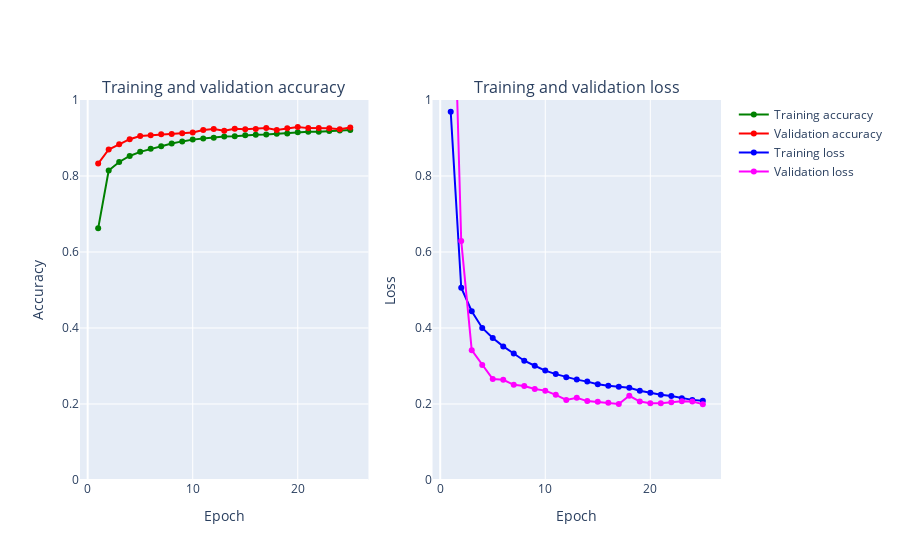

This figure's notebook cell:
### Code cell
plot_accuracy_and_loss(model_2_data_augmented)

### Figure 1 — Plotly figure (JSON) as saved in the notebook; plotly's stock layout.template omitted (floating-point values rounded to 4 significant figures)
{"data": [{"marker": {"color": "Green"}, "mode": "markers+lines", "name": "Training accuracy", "text": ["1", "2", "3", "4", "5", "6", "7", "8", "9", "10", "11", "12", "13", "14", "15", "16", "17", "18", "19", "20", "21", "22", "23", "24", "25"], "type": "scatter", "x": [1, 2, 3, 4, 5, 6, 7, 8, 9, 10, 11, 12, 13, 14, 15, 16, 17, 18, 19, 20, 21, 22, 23, 24, 25], "xaxis": "x", "y": [0.6623, 0.8144, 0.8369, 0.8527, 0.8636, 0.8716, 0.8781, 0.8857, 0.8911, 0.8957, 0.8984, 0.9007, 0.9042, 0.9043, 0.9073, 0.9086, 0.9095, 0.9114, 0.9122, 0.915, 0.9162, 0.9166, 0.9184, 0.9201, 0.921], "yaxis": "y"}, {"marker": {"color": "Red"}, "mode": "markers+lines", "name": "Validation accuracy", "text": ["1", "2", "3", "4", "5", "6", "7", "8", "9", "10", "11", "12", "13", "14", "15", "16", "17", "18", "19", "20", "21", "22", "23", "24", "25"], "type": "scatter", "x": [1, 2, 3, 4, 5, 6, 7, 8, 9, 10, 11, 12, 13, 14, 15, 16, 17, 18, 19, 20, 21, 22, 23, 24, 25], "xaxis": "x", "y": [0.8326, 0.8698, 0.8834, 0.8968, 0.9052, 0.9072, 0.9098, 0.9102, 0.9122, 0.9146, 0.921, 0.9234, 0.9192, 0.9242, 0.9232, 0.924, 0.9264, 0.9208, 0.9256, 0.9292, 0.926, 0.9264, 0.9256, 0.923, 0.9276], "yaxis": "y"}, {"marker": {"color": "Blue"}, "mode": "markers+lines", "name": "Training loss", "text": ["1", "2", "3", "4", "5", "6", "7", "8", "9", "10", "11", "12", "13", "14", "15", "16", "17", "18", "19", "20", "21", "22", "23", "24", "25"], "type": "scatter", "x": [1, 2, 3, 4, 5, 6, 7, 8, 9, 10, 11, 12, 13, 14, 15, 16, 17, 18, 19, 20, 21, 22, 23, 24, 25], "xaxis": "x2", "y": [0.9689, 0.506, 0.4443, 0.4001, 0.3738, 0.3516, 0.3328, 0.3138, 0.3006, 0.2879, 0.2786, 0.2707, 0.2642, 0.2589, 0.252, 0.2478, 0.2454, 0.2427, 0.2348, 0.2294, 0.2242, 0.2208, 0.2154, 0.2108, 0.2083], "yaxis": "y2"}, {"marker": {"color": "Magenta"}, "mode": "markers+lines", "name": "Validation loss", "text": ["1", "2", "3", "4", "5", "6", "7", "8", "9", "10", "11", "12", "13", "14", "15", "16", "17", "18", "19", "20", "21", "22", "23", "24", "25"], "type": "scatter", "x": [1, 2, 3, 4, 5, 6, 7, 8, 9, 10, 11, 12, 13, 14, 15, 16, 17, 18, 19, 20, 21, 22, 23, 24, 25], "xaxis": "x2", "y": [1.608, 0.6291, 0.3417, 0.3025, 0.2657, 0.2636, 0.2505, 0.2474, 0.2393, 0.2352, 0.2241, 0.2105, 0.2163, 0.2077, 0.2058, 0.2036, 0.2002, 0.2215, 0.2064, 0.2018, 0.2023, 0.2048, 0.207, 0.2064, 0.1996], "yaxis": "y2"}], "layout": {"annotations": [{"font": {"size": 16}, "showarrow": false, "text": "Training and validation accuracy", "x": 0.225, "xanchor": "center", "xref": "paper", "y": 1, "yanchor": "bottom", "yref": "paper"}, {"font": {"size": 16}, "showarrow": false, "text": "Training and validation loss", "x": 0.775, "xanchor": "center", "xref": "paper", "y": 1, "yanchor": "bottom", "yref": "paper"}], "xaxis": {"anchor": "y", "domain": [0, 0.45], "title": {"text": "Epoch"}}, "xaxis2": {"anchor": "y2", "domain": [0.55, 1], "title": {"text": "Epoch"}}, "yaxis": {"anchor": "x", "domain": [0, 1], "range": [0, 1], "title": {"text": "Accuracy"}}, "yaxis2": {"anchor": "x2", "domain": [0, 1], "range": [0, 1], "title": {"text": "Loss"}}}}
